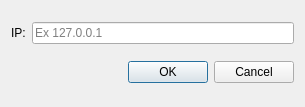
<?xml version="1.0" encoding="UTF-8"?>
<ui version="4.0">
 <class>ServerConnectionDialog</class>
 <widget class="QDialog" name="ServerConnectionDialog">
  <property name="geometry">
   <rect>
    <x>0</x>
    <y>0</y>
    <width>305</width>
    <height>107</height>
   </rect>
  </property>
  <property name="windowTitle">
   <string>Anslut</string>
  </property>
  <property name="accessibleName">
   <string>MainWindow</string>
  </property>
  <layout class="QGridLayout" name="gridLayout">
   <item row="1" column="0">
    <widget class="QDialogButtonBox" name="buttonBox">
     <property name="orientation">
      <enum>Qt::Horizontal</enum>
     </property>
     <property name="standardButtons">
      <set>QDialogButtonBox::Cancel|QDialogButtonBox::Ok</set>
     </property>
    </widget>
   </item>
   <item row="0" column="0">
    <layout class="QHBoxLayout" name="InputHLayout">
     <item>
      <widget class="QLabel" name="IPLabel">
       <property name="text">
        <string>IP:</string>
       </property>
      </widget>
     </item>
     <item>
      <widget class="QLineEdit" name="Input">
       <property name="placeholderText">
        <string>Ex 127.0.0.1</string>
       </property>
      </widget>
     </item>
    </layout>
   </item>
  </layout>
 </widget>
 <resources/>
 <connections>
  <connection>
   <sender>buttonBox</sender>
   <signal>accepted()</signal>
   <receiver>ServerConnectionDialog</receiver>
   <slot>accept()</slot>
   <hints>
    <hint type="sourcelabel">
     <x>248</x>
     <y>254</y>
    </hint>
    <hint type="destinationlabel">
     <x>157</x>
     <y>274</y>
    </hint>
   </hints>
  </connection>
  <connection>
   <sender>buttonBox</sender>
   <signal>rejected()</signal>
   <receiver>ServerConnectionDialog</receiver>
   <slot>reject()</slot>
   <hints>
    <hint type="sourcelabel">
     <x>316</x>
     <y>260</y>
    </hint>
    <hint type="destinationlabel">
     <x>286</x>
     <y>274</y>
    </hint>
   </hints>
  </connection>
 </connections>
</ui>
